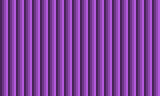

The image is a tile-based game level rendered from a .tmx file. Its description and source (layers, tilesets, objects; grid data summarised) follow:
An orthogonal 20x12 tile map with 8x8 px tiles, 14 tile layers (frame00, frame00_pal, frame01, frame01_pal, ...), 2 tilesets.

<map version="1.10" tiledversion="1.10.2" orientation="orthogonal" renderorder="right-down" width="20" height="12" tilewidth="8" tileheight="8" infinite="0" nextlayerid="15" nextobjectid="1">
 <tileset firstgid="1" name="tiles" tilewidth="8" tileheight="8" tilecount="768" columns="16">
  <image source="golem.png" width="128" height="384" />
 </tileset>
 <tileset firstgid="769" name="palettes" tilewidth="8" tileheight="8" tilecount="8" columns="8">
  <image source="../screen/palettes.png" width="64" height="8" />
 </tileset>
 <layer id="1" name="frame00" width="20" height="12">
  <data>[240 cells, 240 non-empty, 12 distinct tile ids]</data>
 </layer>
 <layer id="2" name="frame00_pal" width="20" height="12">
  <data>[240 cells, 240 non-empty, 2 distinct tile ids]</data>
 </layer>
 <layer id="3" name="frame01" width="20" height="12">
  <data>[240 cells, 240 non-empty, 16 distinct tile ids]</data>
 </layer>
 <layer id="4" name="frame01_pal" width="20" height="12">
  <data>[240 cells, 240 non-empty, 2 distinct tile ids]</data>
 </layer>
 <layer id="5" name="frame02" width="20" height="12">
  <data>[240 cells, 240 non-empty, 20 distinct tile ids]</data>
 </layer>
 <layer id="6" name="frame02_pal" width="20" height="12">
  <data>[240 cells, 240 non-empty, 2 distinct tile ids]</data>
 </layer>
 <layer id="7" name="frame03" width="20" height="12">
  <data>[240 cells, 240 non-empty, 22 distinct tile ids]</data>
 </layer>
 <layer id="8" name="frame03_pal" width="20" height="12">
  <data>[240 cells, 240 non-empty, 2 distinct tile ids]</data>
 </layer>
 <layer id="9" name="frame04" width="20" height="12">
  <data>[240 cells, 240 non-empty, 43 distinct tile ids]</data>
 </layer>
 <layer id="10" name="frame04_pal" width="20" height="12">
  <data>[240 cells, 240 non-empty, 2 distinct tile ids]</data>
 </layer>
 <layer id="11" name="frame05" width="20" height="12">
  <data>[240 cells, 240 non-empty, 77 distinct tile ids]</data>
 </layer>
 <layer id="12" name="frame05_pal" width="20" height="12">
  <data>[240 cells, 240 non-empty, 1 distinct tile ids]</data>
 </layer>
 <layer id="13" name="frame06" width="20" height="12">
  <data>[240 cells, 240 non-empty, 100 distinct tile ids]</data>
 </layer>
 <layer id="14" name="frame06_pal" width="20" height="12">
  <data>[240 cells, 240 non-empty, 1 distinct tile ids]</data>
 </layer>
</map>
